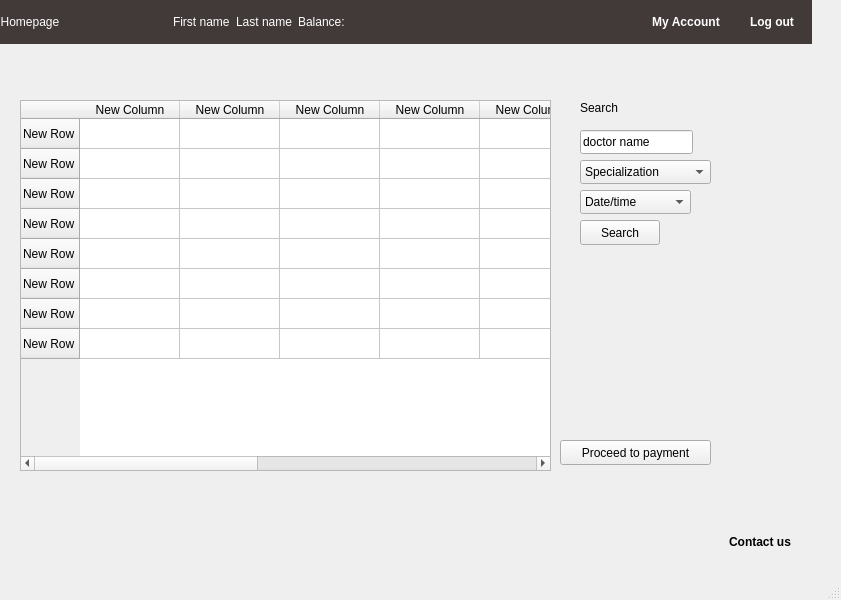
<?xml version="1.0" encoding="UTF-8"?>
<ui version="4.0">
 <class>ClinicReserve</class>
 <widget class="QMainWindow" name="ClinicReserve">
  <property name="geometry">
   <rect>
    <x>0</x>
    <y>0</y>
    <width>841</width>
    <height>600</height>
   </rect>
  </property>
  <property name="windowTitle">
   <string>MainWindow</string>
  </property>
  <widget class="QWidget" name="centralwidget">
   <widget class="QPushButton" name="ProceedPayButton">
    <property name="geometry">
     <rect>
      <x>560</x>
      <y>440</y>
      <width>151</width>
      <height>25</height>
     </rect>
    </property>
    <property name="text">
     <string>Proceed to payment</string>
    </property>
   </widget>
   <widget class="QComboBox" name="comboBox">
    <property name="geometry">
     <rect>
      <x>580</x>
      <y>160</y>
      <width>131</width>
      <height>24</height>
     </rect>
    </property>
    <item>
     <property name="text">
      <string>Specialization</string>
     </property>
    </item>
   </widget>
   <widget class="QPushButton" name="pushButton_7">
    <property name="geometry">
     <rect>
      <x>720</x>
      <y>530</y>
      <width>80</width>
      <height>24</height>
     </rect>
    </property>
    <property name="font">
     <font>
      <bold>true</bold>
     </font>
    </property>
    <property name="cursor">
     <cursorShape>PointingHandCursor</cursorShape>
    </property>
    <property name="text">
     <string>Contact us</string>
    </property>
    <property name="flat">
     <bool>true</bool>
    </property>
   </widget>
   <widget class="QLabel" name="label_2">
    <property name="geometry">
     <rect>
      <x>580</x>
      <y>100</y>
      <width>49</width>
      <height>16</height>
     </rect>
    </property>
    <property name="text">
     <string>Search</string>
    </property>
   </widget>
   <widget class="QWidget" name="widget" native="true">
    <property name="geometry">
     <rect>
      <x>-10</x>
      <y>0</y>
      <width>822</width>
      <height>44</height>
     </rect>
    </property>
    <property name="styleSheet">
     <string notr="true">QWidget {background-color:rgb(66, 57, 57); color:rgb(255, 255, 255);
}
</string>
    </property>
    <layout class="QGridLayout" name="gridLayout_3">
     <item row="0" column="0">
      <layout class="QGridLayout" name="gridLayout">
       <item row="0" column="1">
        <spacer name="horizontalSpacer_2">
         <property name="orientation">
          <enum>Qt::Horizontal</enum>
         </property>
         <property name="sizeHint" stdset="0">
          <size>
           <width>40</width>
           <height>20</height>
          </size>
         </property>
        </spacer>
       </item>
       <item row="0" column="2">
        <widget class="QLabel" name="label_4">
         <property name="font">
          <font>
           <bold>false</bold>
          </font>
         </property>
         <property name="text">
          <string>First name</string>
         </property>
        </widget>
       </item>
       <item row="0" column="4">
        <widget class="QLabel" name="label">
         <property name="font">
          <font>
           <bold>false</bold>
          </font>
         </property>
         <property name="text">
          <string>Balance: </string>
         </property>
        </widget>
       </item>
       <item row="0" column="9">
        <widget class="QPushButton" name="pushButton_5">
         <property name="font">
          <font>
           <bold>true</bold>
          </font>
         </property>
         <property name="cursor">
          <cursorShape>PointingHandCursor</cursorShape>
         </property>
         <property name="styleSheet">
          <string notr="true">QPushButton {color: white; border-radius: 6px;min-width: 80px;}</string>
         </property>
         <property name="text">
          <string>Log out</string>
         </property>
         <property name="default">
          <bool>false</bool>
         </property>
         <property name="flat">
          <bool>true</bool>
         </property>
        </widget>
       </item>
       <item row="0" column="0">
        <widget class="QPushButton" name="pushButton_2">
         <property name="styleSheet">
          <string notr="true">QPushButton {color: white; border-radius: 6px;min-width: 80px;}</string>
         </property>
         <property name="text">
          <string>Homepage</string>
         </property>
         <property name="flat">
          <bool>true</bool>
         </property>
        </widget>
       </item>
       <item row="0" column="6">
        <spacer name="horizontalSpacer_3">
         <property name="orientation">
          <enum>Qt::Horizontal</enum>
         </property>
         <property name="sizeHint" stdset="0">
          <size>
           <width>40</width>
           <height>20</height>
          </size>
         </property>
        </spacer>
       </item>
       <item row="0" column="8">
        <widget class="QPushButton" name="pushButton_4">
         <property name="font">
          <font>
           <bold>true</bold>
          </font>
         </property>
         <property name="cursor">
          <cursorShape>PointingHandCursor</cursorShape>
         </property>
         <property name="styleSheet">
          <string notr="true">QPushButton {color: white; border-radius: 6px;min-width: 80px;}</string>
         </property>
         <property name="text">
          <string>My Account</string>
         </property>
         <property name="default">
          <bool>false</bool>
         </property>
         <property name="flat">
          <bool>true</bool>
         </property>
        </widget>
       </item>
       <item row="0" column="3">
        <widget class="QLabel" name="label_3">
         <property name="font">
          <font>
           <bold>false</bold>
          </font>
         </property>
         <property name="text">
          <string>Last name</string>
         </property>
        </widget>
       </item>
       <item row="0" column="7">
        <spacer name="horizontalSpacer">
         <property name="orientation">
          <enum>Qt::Horizontal</enum>
         </property>
         <property name="sizeHint" stdset="0">
          <size>
           <width>40</width>
           <height>20</height>
          </size>
         </property>
        </spacer>
       </item>
       <item row="0" column="5">
        <spacer name="horizontalSpacer_4">
         <property name="orientation">
          <enum>Qt::Horizontal</enum>
         </property>
         <property name="sizeHint" stdset="0">
          <size>
           <width>40</width>
           <height>20</height>
          </size>
         </property>
        </spacer>
       </item>
      </layout>
     </item>
    </layout>
   </widget>
   <widget class="QComboBox" name="comboBox_2">
    <property name="geometry">
     <rect>
      <x>580</x>
      <y>190</y>
      <width>111</width>
      <height>24</height>
     </rect>
    </property>
    <item>
     <property name="text">
      <string>Date/time</string>
     </property>
    </item>
   </widget>
   <widget class="QTableWidget" name="tableWidget">
    <property name="geometry">
     <rect>
      <x>20</x>
      <y>100</y>
      <width>531</width>
      <height>371</height>
     </rect>
    </property>
    <row>
     <property name="text">
      <string>New Row</string>
     </property>
    </row>
    <row>
     <property name="text">
      <string>New Row</string>
     </property>
    </row>
    <row>
     <property name="text">
      <string>New Row</string>
     </property>
    </row>
    <row>
     <property name="text">
      <string>New Row</string>
     </property>
    </row>
    <row>
     <property name="text">
      <string>New Row</string>
     </property>
    </row>
    <row>
     <property name="text">
      <string>New Row</string>
     </property>
    </row>
    <row>
     <property name="text">
      <string>New Row</string>
     </property>
    </row>
    <row>
     <property name="text">
      <string>New Row</string>
     </property>
    </row>
    <column>
     <property name="text">
      <string>New Column</string>
     </property>
    </column>
    <column>
     <property name="text">
      <string>New Column</string>
     </property>
    </column>
    <column>
     <property name="text">
      <string>New Column</string>
     </property>
    </column>
    <column>
     <property name="text">
      <string>New Column</string>
     </property>
    </column>
    <column>
     <property name="text">
      <string>New Column</string>
     </property>
    </column>
    <column>
     <property name="text">
      <string>New Column</string>
     </property>
    </column>
    <column>
     <property name="text">
      <string>New Column</string>
     </property>
    </column>
    <column>
     <property name="text">
      <string>New Column</string>
     </property>
    </column>
    <column>
     <property name="text">
      <string>New Column</string>
     </property>
    </column>
   </widget>
   <widget class="QLineEdit" name="lineEdit">
    <property name="geometry">
     <rect>
      <x>580</x>
      <y>130</y>
      <width>113</width>
      <height>24</height>
     </rect>
    </property>
    <property name="text">
     <string>doctor name</string>
    </property>
   </widget>
   <widget class="QPushButton" name="pushButton">
    <property name="geometry">
     <rect>
      <x>580</x>
      <y>220</y>
      <width>80</width>
      <height>25</height>
     </rect>
    </property>
    <property name="text">
     <string>Search</string>
    </property>
   </widget>
  </widget>
  <widget class="QMenuBar" name="menubar">
   <property name="geometry">
    <rect>
     <x>0</x>
     <y>0</y>
     <width>841</width>
     <height>25</height>
    </rect>
   </property>
  </widget>
  <widget class="QStatusBar" name="statusbar"/>
 </widget>
 <resources/>
 <connections/>
</ui>
